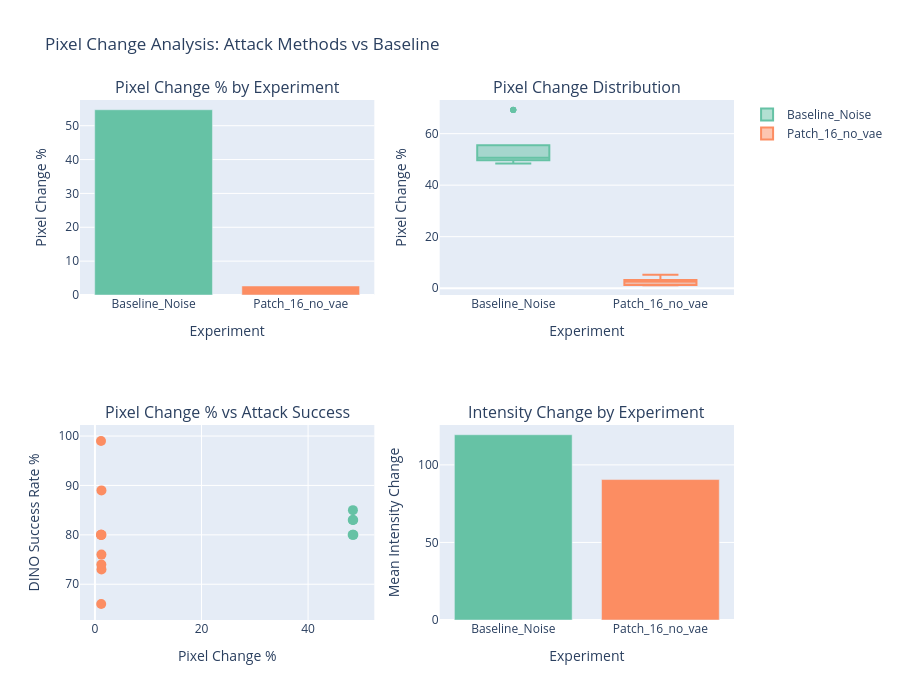

Here is the notebook cell this chart was saved with:
### Code cell
# =============================================================================
# PIXEL CHANGE VISUALIZATION
# =============================================================================

import plotly.express as px
import plotly.graph_objects as go
from plotly.subplots import make_subplots

if len(pixel_change_df) > 0:
    print("="*80)
    print("PIXEL CHANGE VISUALIZATION")
    print("="*80)
    
    # Create a figure with multiple visualizations
    fig = make_subplots(
        rows=2, cols=2,
        subplot_titles=(
            'Pixel Change % by Experiment',
            'Pixel Change Distribution',
            'Pixel Change % vs Attack Success',
            'Intensity Change by Experiment'
        ),
        specs=[[{"type": "bar"}, {"type": "box"}],
               [{"type": "scatter"}, {"type": "bar"}]]
    )
    
    # Get unique experiments
    experiments = pixel_change_df['approach'].unique()
    colors = px.colors.qualitative.Set2[:len(experiments)]
    exp_colors = dict(zip(experiments, colors))
    
    # 1. Bar chart: Mean pixel change % by experiment
    mean_changes = pixel_change_df.groupby('approach')['pixel_change_pct'].mean().reset_index()
    for i, row in mean_changes.iterrows():
        fig.add_trace(
            go.Bar(
                x=[row['approach']], 
                y=[row['pixel_change_pct']],
                name=row['approach'],
                marker_color=exp_colors[row['approach']],
                showlegend=False
            ),
            row=1, col=1
        )
    
    # 2. Box plot: Distribution of pixel changes
    for exp in experiments:
        exp_data = pixel_change_df[pixel_change_df['approach'] == exp]
        fig.add_trace(
            go.Box(
                y=exp_data['pixel_change_pct'],
                name=exp,
                marker_color=exp_colors[exp],
                showlegend=True
            ),
            row=1, col=2
        )
    
    # 3. Scatter: Pixel change vs success rate (if we have success data)
    if 'experiment_dfs' in dir() and len(experiment_dfs) > 0:
        # Calculate success rate per patch for each experiment
        scatter_data = []
        for exp_name, exp_df in experiment_dfs.items():
            if exp_name == 'Baseline':
                continue
            if 'dino_standalone_success' in exp_df.columns:
                # Group by patch and get mean success
                patch_success = exp_df.groupby('patch_idx')['dino_standalone_success'].mean()
                
                # Get corresponding pixel changes
                exp_pixel = pixel_change_df[pixel_change_df['approach'] == exp_name]
                if len(exp_pixel) > 0:
                    for patch_idx in patch_success.index:
                        pixel_row = exp_pixel[exp_pixel['patch_idx'] == patch_idx]
                        if len(pixel_row) > 0:
                            scatter_data.append({
                                'approach': exp_name,
                                'pixel_change_pct': pixel_row['pixel_change_pct'].values[0],
                                'success_rate': patch_success[patch_idx] * 100
                            })
        
        if scatter_data:
            scatter_df = pd.DataFrame(scatter_data)
            for exp in scatter_df['approach'].unique():
                exp_data = scatter_df[scatter_df['approach'] == exp]
                fig.add_trace(
                    go.Scatter(
                        x=exp_data['pixel_change_pct'],
                        y=exp_data['success_rate'],
                        mode='markers',
                        name=exp,
                        marker=dict(color=exp_colors.get(exp, 'gray'), size=10),
                        showlegend=False
                    ),
                    row=2, col=1
                )
    
    # 4. Bar chart: Mean intensity change by experiment
    intensity_changes = pixel_change_df.groupby('approach')['intensity_change_mean'].mean().reset_index()
    for i, row in intensity_changes.iterrows():
        fig.add_trace(
            go.Bar(
                x=[row['approach']], 
                y=[row['intensity_change_mean']],
                name=row['approach'],
                marker_color=exp_colors[row['approach']],
                showlegend=False
            ),
            row=2, col=2
        )
    
    # Update layout
    fig.update_layout(
        title_text="Pixel Change Analysis: Attack Methods vs Baseline",
        height=700,
        showlegend=True
    )
    
    fig.update_xaxes(title_text="Experiment", row=1, col=1)
    fig.update_yaxes(title_text="Pixel Change %", row=1, col=1)
    
    fig.update_xaxes(title_text="Experiment", row=1, col=2)
    fig.update_yaxes(title_text="Pixel Change %", row=1, col=2)
    
    fig.update_xaxes(title_text="Pixel Change %", row=2, col=1)
    fig.update_yaxes(title_text="DINO Success Rate %", row=2, col=1)
    
    fig.update_xaxes(title_text="Experiment", row=2, col=2)
    fig.update_yaxes(title_text="Mean Intensity Change", row=2, col=2)
    
    fig.show()
    
    # Save the figure
    if 'export_folder' in dir() and export_folder.exists():
        fig_path = export_folder / "figures" / "pixel_change_analysis.html"
        os.makedirs(fig_path.parent, exist_ok=True)
        fig.write_html(str(fig_path))
        print(f"\n✓ Saved pixel change figure to: {fig_path}")
else:
    print("⚠ No pixel change data available for visualization")

### Figure 1 — Plotly figure (JSON) as saved in the notebook; plotly's stock layout.template omitted (floating-point values rounded to 4 significant figures)
{"data": [{"marker": {"color": "rgb(102,194,165)"}, "name": "Baseline_Noise", "showlegend": false, "type": "bar", "x": ["Baseline_Noise"], "xaxis": "x", "y": [54.71], "yaxis": "y"}, {"marker": {"color": "rgb(252,141,98)"}, "name": "Patch_16_no_vae", "showlegend": false, "type": "bar", "x": ["Patch_16_no_vae"], "xaxis": "x", "y": [2.66], "yaxis": "y"}, {"marker": {"color": "rgb(102,194,165)"}, "name": "Baseline_Noise", "showlegend": true, "type": "box", "xaxis": "x2", "y": [48.38, 48.49, 48.47, 48.37, 48.41, 55.51, 55.53, 55.5, 55.54, 55.46, 49.73, 49.72, 49.68, 49.75, 49.73, 69.14, 69.24, 69.18, 69.23, 69.28, 50.65, 50.69, 50.67, 50.63, 50.71], "yaxis": "y2"}, {"marker": {"color": "rgb(252,141,98)"}, "name": "Patch_16_no_vae", "showlegend": true, "type": "box", "xaxis": "x2", "y": [1.158, 1.144, 1.133, 1.23, 1.177, 1.22, 1.227, 1.225, 1.208, 2.608, 2.594, 2.604, 2.621, 2.568, 2.592, 2.282, 2.489, 2.497, 1.254, 1.243, 1.251, 1.26, 1.193, 1.233, 1.252, 1.238, 1.241, 3.078, 3.085, 3.101, 3.12, 3.073, 3.124, 3.152, 3.155, 3.151, 5.231, 5.21, 5.219, 5.228, 5.178, 5.214, 5.22, 5.225, 5.219], "yaxis": "y2"}, {"marker": {"color": "rgb(102,194,165)", "size": 10}, "mode": "markers", "name": "Baseline_Noise", "showlegend": false, "type": "scatter", "x": [48.38, 48.49, 48.47, 48.37, 48.41], "xaxis": "x3", "y": [83, 80, 83, 80, 85], "yaxis": "y3"}, {"marker": {"color": "rgb(252,141,98)", "size": 10}, "mode": "markers", "name": "Patch_16_no_vae", "showlegend": false, "type": "scatter", "x": [1.158, 1.144, 1.133, 1.23, 1.177, 1.22, 1.227, 1.225, 1.208], "xaxis": "x3", "y": [80, 99, 80, 73, 66, 76, 80, 89, 74], "yaxis": "y3"}, {"marker": {"color": "rgb(102,194,165)"}, "name": "Baseline_Noise", "showlegend": false, "type": "bar", "x": ["Baseline_Noise"], "xaxis": "x4", "y": [119.4], "yaxis": "y4"}, {"marker": {"color": "rgb(252,141,98)"}, "name": "Patch_16_no_vae", "showlegend": false, "type": "bar", "x": ["Patch_16_no_vae"], "xaxis": "x4", "y": [90.53], "yaxis": "y4"}], "layout": {"annotations": [{"font": {"size": 16}, "showarrow": false, "text": "Pixel Change % by Experiment", "x": 0.225, "xanchor": "center", "xref": "paper", "y": 1, "yanchor": "bottom", "yref": "paper"}, {"font": {"size": 16}, "showarrow": false, "text": "Pixel Change Distribution", "x": 0.775, "xanchor": "center", "xref": "paper", "y": 1, "yanchor": "bottom", "yref": "paper"}, {"font": {"size": 16}, "showarrow": false, "text": "Pixel Change % vs Attack Success", "x": 0.225, "xanchor": "center", "xref": "paper", "y": 0.375, "yanchor": "bottom", "yref": "paper"}, {"font": {"size": 16}, "showarrow": false, "text": "Intensity Change by Experiment", "x": 0.775, "xanchor": "center", "xref": "paper", "y": 0.375, "yanchor": "bottom", "yref": "paper"}], "height": 700, "showlegend": true, "title": {"text": "Pixel Change Analysis: Attack Methods vs Baseline"}, "xaxis": {"anchor": "y", "domain": [0, 0.45], "title": {"text": "Experiment"}}, "xaxis2": {"anchor": "y2", "domain": [0.55, 1], "title": {"text": "Experiment"}}, "xaxis3": {"anchor": "y3", "domain": [0, 0.45], "title": {"text": "Pixel Change %"}}, "xaxis4": {"anchor": "y4", "domain": [0.55, 1], "title": {"text": "Experiment"}}, "yaxis": {"anchor": "x", "domain": [0.625, 1], "title": {"text": "Pixel Change %"}}, "yaxis2": {"anchor": "x2", "domain": [0.625, 1], "title": {"text": "Pixel Change %"}}, "yaxis3": {"anchor": "x3", "domain": [0, 0.375], "title": {"text": "DINO Success Rate %"}}, "yaxis4": {"anchor": "x4", "domain": [0, 0.375], "title": {"text": "Mean Intensity Change"}}}}
